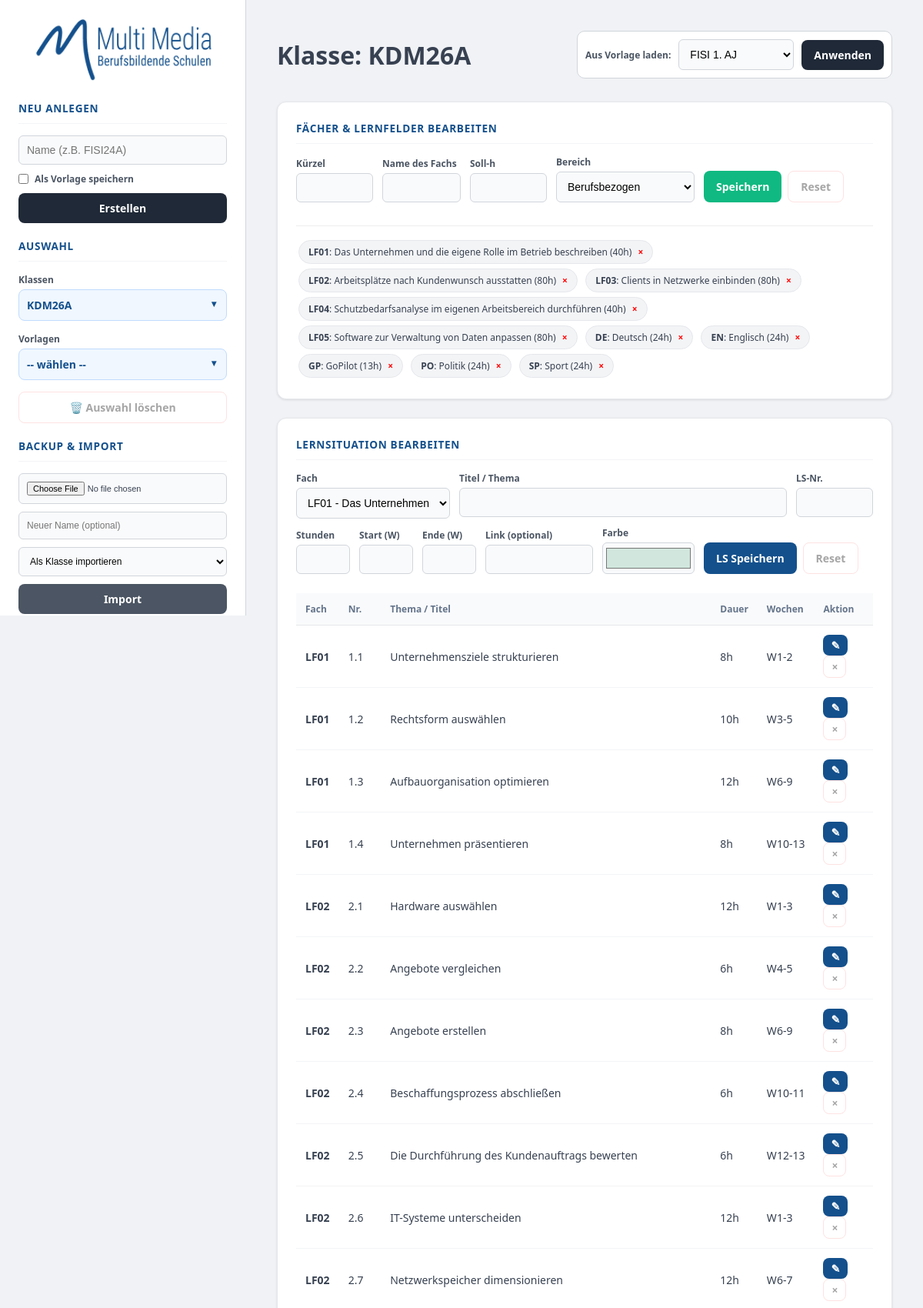
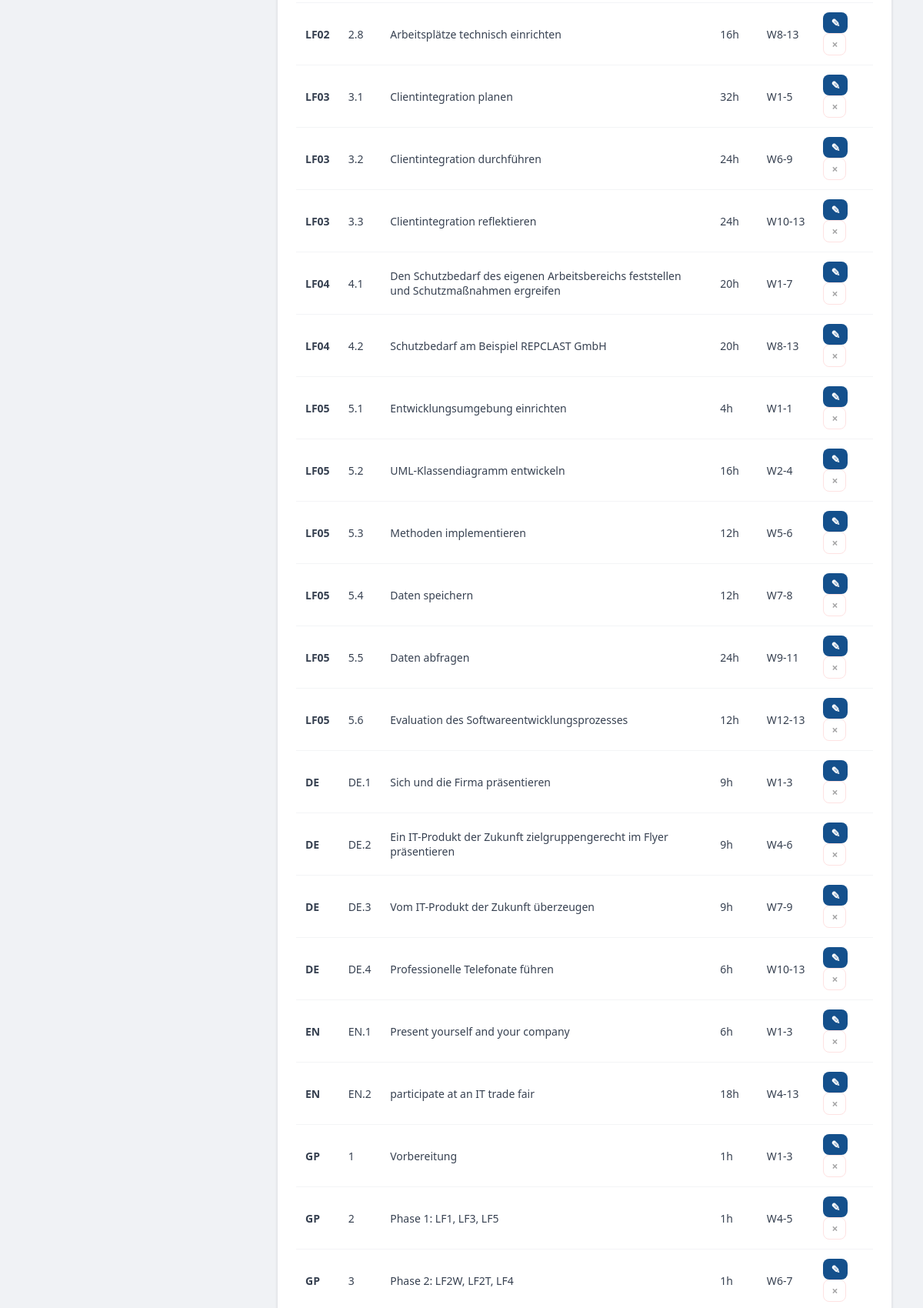
/didakt_admin.php?edit_id=KDM26A&type=classes (signed in, upper part), run on the app's committed database (2 pictures, top to bottom).
### tables this page shows
CREATE TABLE entities (
    id TEXT PRIMARY KEY, 
    name TEXT, 
    type TEXT -- 'classes' oder 'templates'
);

CREATE TABLE subjects (
    id INTEGER PRIMARY KEY AUTOINCREMENT,
    entity_id TEXT,
    sub_key TEXT,
    name TEXT,
    total_hours INTEGER,
    category TEXT,
    FOREIGN KEY(entity_id) REFERENCES entities(id) ON DELETE CASCADE
);

CREATE TABLE planning (
    id INTEGER PRIMARY KEY AUTOINCREMENT,
    subject_id INTEGER,
    ls_nr TEXT,
    title TEXT,
    hours INTEGER,
    start INTEGER,
    end INTEGER,
    color TEXT,
    url TEXT,
    FOREIGN KEY(subject_id) REFERENCES subjects(id) ON DELETE CASCADE
);

### didakt_admin.php (the view, shortened to what this page needs)
<?php
try {
    $db = new PDO('sqlite:didakt_data.db');
    $db->setAttribute(PDO::ATTR_ERRMODE, PDO::ERRMODE_EXCEPTION);
} catch (Exception $e) {
    die("Datenbankfehler. Bitte die Datei didakt_data.db sicherstellen.");
}
$activeId = $_GET['edit_id'] ?? null;
$activeType = $_GET['type'] ?? 'classes';
$dropdownTemplates = $db->query("SELECT * FROM entities WHERE type='templates' ORDER BY name")->fetchAll(PDO::FETCH_ASSOC);
$current = null;
$currentSubjects = [];
if ($activeId) {
    $stmt = $db->prepare("SELECT * FROM entities WHERE id = ?");
    $stmt->execute([$activeId]);
    $current = $stmt->fetch(PDO::FETCH_ASSOC);
    $stmt = $db->prepare("SELECT * FROM subjects WHERE entity_id = ?");
    $stmt->execute([$activeId]);
    $currentSubjects = $stmt->fetchAll(PDO::FETCH_ASSOC);
    usort($currentSubjects, function($a, $b) {
        $isLF_a = (stripos($a['sub_key'], 'LF') === 0);
        $isLF_b = (stripos($b['sub_key'], 'LF') === 0);
        if ($isLF_a && !$isLF_b) return -1;
        if (!$isLF_a && $isLF_b) return 1;
        if ($isLF_a && $isLF_b) {
            return (int)substr($a['sub_key'], 2) <=> (int)substr($b['sub_key'], 2);
        }
        return strcasecmp($a['sub_key'], $b['sub_key']);
    });
}
?>
<!DOCTYPE html>
<html lang="de">
<head>
</head>
<body>
<div class="sidebar">
    <img src="logo.png" style="max-width: 100%; margin-bottom: 25px;" onerror="this.style.display='none'">
    <h3>Neu anlegen</h3>
    <form method="POST" style="margin-bottom: 20px;">
        <input type="text" name="entity_name" placeholder="Name (z.B. FISI24A)" required>
        <label style="display:flex; align-items:center; gap:8px; margin-bottom:10px; cursor:pointer;">
            <input type="checkbox" name="is_template" style="width:auto; margin:0;"> Als Vorlage speichern
        </label>
        <button type="submit" name="add_entity" class="btn btn-primary">Erstellen</button>
    </form>
    <h3>Auswahl</h3>
    <div class="custom-select-container">
        <label>Klassen</label>
        <div class="select-trigger" onclick="toggleDropdown('classMenu')">
            <span><?= ($activeId && $activeType=='classes') ? htmlspecialchars($current['name']) : '-- wählen --' ?></span><small>▼</small>
        </div>
    </div>
    <div class="custom-select-container">
        <label>Vorlagen</label>
        <div class="select-trigger" onclick="toggleDropdown('tplMenu')">
            <span><?= ($activeId && $activeType=='templates') ? "📂 ".htmlspecialchars($current['name']) : '-- wählen --' ?></span><small>▼</small>
        </div>
    </div>
    <?php if($activeId): ?>
        <a href="?delete_entity=<?= $activeId ?>" class="btn btn-danger" style="margin-bottom:20px;" onclick="return confirm('Wirklich löschen?')">🗑️ Auswahl löschen</a>
    <?php endif; ?>
    <h3>Backup & Import</h3>
    <form method="POST" enctype="multipart/form-data" style="margin-bottom:15px;">
        <input type="file" name="backup_file" required style="font-size:11px;">
        <input type="text" name="new_name" placeholder="Neuer Name (optional)" style="font-size:12px;">
        <select name="upload_type" style="font-size:12px;">
            <option value="classes">Als Klasse importieren</option>
        </select>
        <button type="submit" name="upload_backup" class="btn btn-secondary">Import</button>
    </form>
</div>
<div class="main">
    <?php if($current): ?>
        <div style="display:flex; justify-content:space-between; align-items:center; margin-bottom:30px;">
            <h1 style="margin:0;"><?= ($activeType=='templates'?'Vorlage: ':'Klasse: ') . htmlspecialchars($current['name']) ?></h1>
            <?php if($activeType == 'classes'): ?>
            <form method="POST" style="display:flex; gap:10px; align-items:center; background:#fff; padding:10px; border-radius:10px; border:1px solid #d1d5db;">
                <label style="margin:0; white-space:nowrap">Aus Vorlage laden:</label>
                <select name="template_src_id" style="margin:0; width:150px;">
                    <?php foreach($dropdownTemplates as $t) echo "<option value='{$t['id']}'>{$t['name']}</option>"; ?>
                </select>
                <button type="submit" name="apply_template" class="btn btn-primary" style="width:auto;" onclick="return confirm('Fächer werden überschrieben!')">Anwenden</button>
            </form>
            <?php endif; ?>
        </div>
        <div class="card">
            <h3>Fächer & Lernfelder bearbeiten</h3>
            <form method="POST" id="sub_form">
                <div style="display:grid; grid-template-columns: 100px 1fr 100px 180px 220px; gap:12px; align-items:end;">
                    <div><label>Kürzel</label><input type="text" name="sub_key" id="sub_key" required></div>
                    <div><label>Name des Fachs</label><input type="text" name="sub_name" id="sub_name" required></div>
                    <div><label>Soll-h</label><input type="number" name="sub_hours" id="sub_hours" required></div>
                    <div><label>Bereich</label><select name="sub_cat" id="sub_cat"><option value="bezogen">Berufsbezogen</option><option value="uebergreifend">Übergreifend</option></select></div>
                    <div style="display:flex; gap:8px; margin-bottom:10px;">
                        <button type="submit" name="save_subject" class="btn btn-green">Speichern</button>
                        <button type="button" onclick="resetSub()" class="btn btn-danger" style="width:auto; display:inline-block;">Reset</button>
                    </div>
                </div>
            </form>
            <div style="margin-top:20px; border-top:1px solid #eee; padding-top:15px;">
                <?php foreach($currentSubjects as $s): ?>
                    <div class="badge">
                        <span onclick='editSub(<?= json_encode($s) ?>)' style="cursor:pointer"><strong><?= $s['sub_key'] ?></strong>: <?= $s['name'] ?> (<?= $s['total_hours'] ?>h)</span>
                        <a href="?del_subject=<?= $s['sub_key'] ?>&edit_id=<?= $activeId ?>&type=<?= $activeType ?>" style="color:red; font-weight:bold; text-decoration:none;">×</a>
                    </div>
                <?php endforeach; ?>
            </div>
        </div>
        <div class="card">
            <h3>Lernsituation bearbeiten</h3>
            <form method="POST" id="ls_form">
                <div style="display:grid; grid-template-columns: 200px 1fr 100px; gap:12px;">
                    <div><label>Fach</label><select name="subject" id="ls_sub"><?php foreach($currentSubjects as $s) echo "<option value='{$s['sub_key']}'>{$s['sub_key']} - {$s['name']}</option>"; ?></select></div>
                    <div><label>Titel / Thema</label><input type="text" name="title" id="ls_title" required></div>
                    <div><label>LS-Nr.</label><input type="text" name="ls_nr" id="ls_nr"></div>
                </div>
                <div style="display:grid; grid-template-columns: 1fr 1fr 1fr 2fr 120px 220px; gap:12px; align-items:end;">
                    <div><label>Stunden</label><input type="number" name="hours" id="ls_hours" required></div>
                    <div><label>Start (W)</label><input type="number" name="start" id="ls_start"></div>
                    <div><label>Ende (W)</label><input type="number" name="end" id="ls_end"></div>
                    <div><label>Link (optional)</label><input type="url" name="url" id="ls_url"></div>
                    <div><label>Farbe</label><input type="color" name="color" id="ls_color" value="#d1e7dd" style="padding:2px; height:41px;"></div>
                    <div style="display:flex; gap:8px; margin-bottom:10px;">
                        <button type="submit" name="save_ls" class="btn btn-blue" style="width:auto;">LS Speichern</button>
                        <button type="button" onclick="resetLS()" class="btn btn-danger" style="width:auto;">Reset</button>
                    </div>
                </div>
            </form>
            <table class="ls-table">
                <thead><tr><th>Fach</th><th>Nr.</th><th>Thema / Titel</th><th>Dauer</th><th>Wochen</th><th>Aktion</th></tr></thead>
                <tbody>
                <?php foreach($currentSubjects as $s):
                    $lsStmt = $db->prepare("SELECT * FROM planning WHERE subject_id = ? ORDER BY CAST(ls_nr AS UNSIGNED), ls_nr");
                    $lsStmt->execute([$s['id']]);
                    while($ls = $lsStmt->fetch(PDO::FETCH_ASSOC)): ?>
                    <tr>
                        <td><strong><?= $s['sub_key'] ?></strong></td>
                        <td><?= $ls['ls_nr'] ?></td>
                        <td><?= $ls['title'] ?></td>
                        <td><?= $ls['hours'] ?>h</td>
                        <td>W<?= $ls['start'] ?>-<?= $ls['end'] ?></td>
                        <td>
                            <button class="btn btn-blue" style="padding:4px 10px; width:auto; display:inline-block;" onclick='editLS(<?= json_encode($ls) ?>, "<?= $s['sub_key'] ?>")'>✎</button>
                            <a href="?del_ls_sql_id=<?= $ls['id'] ?>&edit_id=<?= $activeId ?>&type=<?= $activeType ?>" class="btn btn-danger" style="padding:4px 10px; width:auto; display:inline-block;">×</a>
                        </td>
                    </tr>
                <?php endwhile; endforeach; ?>
                </tbody>
            </table>
        </div>
    <?php endif; ?>
</div>
</body>
</html>

### didakt_admin.php (style rules this page uses)
:root { --primary-blue: #14508c; --sidebar-bg: #ffffff; --main-bg: #f0f2f5; }
body { font-family: 'Segoe UI', system-ui, sans-serif; background: var(--main-bg); display: flex; margin: 0; min-height: 100vh; color: #374151; }
.sidebar { width: 320px; background: var(--sidebar-bg); border-right: 1px solid #d1d5db; padding: 24px; position: fixed; height: 100vh; overflow-y: auto; box-sizing: border-box; display: flex; flex-direction: column; }
.main { margin-left: 320px; flex: 1; padding: 40px; }
.card { background: white; padding: 24px; border-radius: 12px; box-shadow: 0 1px 3px rgba(0,0,0,0.1); margin-bottom: 24px; border: 1px solid #e5e7eb; }
h3 { margin: 0 0 15px 0; font-size: 0.85rem; color: var(--primary-blue); text-transform: uppercase; letter-spacing: 0.05em; border-bottom: 1px solid #f3f4f6; padding-bottom: 10px; font-weight: 700; }
label { display: block; font-size: 12px; font-weight: 600; color: #4b5563; margin-bottom: 4px; }
input, select { width: 100%; padding: 10px; border: 1px solid #d1d5db; border-radius: 6px; font-size: 14px; box-sizing: border-box; background: #f9fafb; margin-bottom: 10px; }
.btn { display: block; width: 100%; padding: 10px 16px; border-radius: 8px; cursor: pointer; border: none; font-family: inherit; font-size: 14px; font-weight: 600; text-align: center; text-decoration: none; transition: all 0.2s; box-sizing: border-box; flex-shrink: 0; }
.btn-primary { background: #1f2937; color: white; }
.btn-blue { background: var(--primary-blue); color: white; }
.btn-green { background: #10b981; color: white; width: auto; display: inline-block; }
.btn-danger { background: #fff; color: #a6a6a7; border: 1px solid #fee2e2; }
.btn-secondary { background: #4b5563; color: white; }
.custom-select-container { position: relative; margin-bottom: 15px; }
.select-trigger { padding: 10px; background: #f0f7ff; border: 1px solid #bfdbfe; border-radius: 8px; cursor: pointer; display: flex; justify-content: space-between; font-size: 14px; color: var(--primary-blue); font-weight: 600; }
.badge { background:#f3f4f6; border:1px solid #e5e7eb; padding:6px 12px; border-radius:20px; font-size:12px; display:inline-flex; align-items:center; gap:8px; margin: 3px; }
.ls-table { width: 100%; border-collapse: collapse; margin-top: 15px; }
.ls-table th { text-align: left; padding: 12px; background: #f9fafb; font-size: 12px; border-bottom: 1px solid #e5e7eb; color: #64748b; }
.ls-table td { padding: 12px; border-bottom: 1px solid #f3f4f6; font-size: 14px; }

### data on the page
entities: name "KDM26A"
subjects: sub_key "LF01", name "Das Unternehmen und die eigene Rolle im Betrieb beschreiben", total_hours "40"
subjects: sub_key "LF02", name "Arbeitsplätze nach Kundenwunsch ausstatten", total_hours "80"
subjects: sub_key "LF03", name "Clients in Netzwerke einbinden", total_hours "80"
subjects: sub_key "LF04", name "Schutzbedarfsanalyse im eigenen Arbeitsbereich durchführen", total_hours "40"
subjects: sub_key "LF05", name "Software zur Verwaltung von Daten anpassen", total_hours "80"
subjects: sub_key "DE", name "Deutsch", total_hours "24"
subjects: sub_key "EN", name "Englisch", total_hours "24"
subjects: sub_key "GP", name "GoPilot", total_hours "13"
subjects: sub_key "PO", name "Politik", total_hours "24"
subjects: sub_key "SP", name "Sport", total_hours "24"
planning: subject.sub_key "LF01", ls_nr "1.1", title "Unternehmensziele strukturieren", hours "8", start "1", end "2"
planning: subject.sub_key "LF01", ls_nr "1.2", title "Rechtsform auswählen", hours "10", start "3", end "5"
planning: subject.sub_key "LF01", ls_nr "1.3", title "Aufbauorganisation optimieren", hours "12", start "6", end "9"
planning: subject.sub_key "LF01", ls_nr "1.4", title "Unternehmen präsentieren", hours "8", start "10", end "13"
planning: subject.sub_key "LF02", ls_nr "2.1", title "Hardware auswählen", hours "12", start "1", end "3"
planning: subject.sub_key "LF02", ls_nr "2.2", title "Angebote vergleichen", hours "6", start "4", end "5"
planning: subject.sub_key "LF02", ls_nr "2.3", title "Angebote erstellen", hours "8", start "6", end "9"
planning: subject.sub_key "LF02", ls_nr "2.4", title "Beschaffungsprozess abschließen", hours "6", start "10", end "11"
planning: subject.sub_key "LF02", ls_nr "2.5", title "Die Durchführung des Kundenauftrags bewerten", hours "6", start "12", end "13"
planning: subject.sub_key "LF02", ls_nr "2.6", title "IT-Systeme unterscheiden", hours "12", start "1", end "3"
planning: subject.sub_key "LF02", ls_nr "2.7", title "Netzwerkspeicher dimensionieren", hours "12", start "6", end "7"
planning: subject.sub_key "LF02", ls_nr "2.8", title "Arbeitsplätze technisch einrichten", hours "16", start "8", end "13"
planning: subject.sub_key "LF03", ls_nr "3.1", title "Clientintegration planen", hours "32", start "1", end "5"
planning: subject.sub_key "LF03", ls_nr "3.2", title "Clientintegration durchführen", hours "24", start "6", end "9"
planning: subject.sub_key "LF03", ls_nr "3.3", title "Clientintegration reflektieren", hours "24", start "10", end "13"
planning: subject.sub_key "LF04", ls_nr "4.1", title "Den Schutzbedarf des eigenen Arbeitsbereichs feststellen und Schutzmaßnahmen ergreifen", hours "20", start "1", end "7"
planning: subject.sub_key "LF04", ls_nr "4.2", title "Schutzbedarf am Beispiel REPCLAST GmbH", hours "20", start "8", end "13"
planning: subject.sub_key "LF05", ls_nr "5.1", title "Entwicklungsumgebung einrichten", hours "4", start "1", end "1"
planning: subject.sub_key "LF05", ls_nr "5.2", title "UML-Klassendiagramm entwickeln", hours "16", start "2", end "4"
planning: subject.sub_key "LF05", ls_nr "5.3", title "Methoden implementieren", hours "12", start "5", end "6"
planning: subject.sub_key "LF05", ls_nr "5.4", title "Daten speichern", hours "12", start "7", end "8"
planning: subject.sub_key "LF05", ls_nr "5.5", title "Daten abfragen", hours "24", start "9", end "11"
planning: subject.sub_key "LF05", ls_nr "5.6", title "Evaluation des Softwareentwicklungsprozesses", hours "12", start "12", end "13"
planning: subject.sub_key "DE", ls_nr "DE.1", title "Sich und die Firma präsentieren", hours "9", start "1", end "3"
planning: subject.sub_key "DE", ls_nr "DE.2", title "Ein IT-Produkt der Zukunft zielgruppengerecht im Flyer präsentieren", hours "9", start "4", end "6"
planning: subject.sub_key "DE", ls_nr "DE.3", title "Vom IT-Produkt der Zukunft überzeugen", hours "9", start "7", end "9"
planning: subject.sub_key "DE", ls_nr "DE.4", title "Professionelle Telefonate führen", hours "6", start "10", end "13"
planning: subject.sub_key "EN", ls_nr "EN.1", title "Present yourself and your company", hours "6", start "1", end "3"
planning: subject.sub_key "EN", ls_nr "EN.2", title "participate at an IT trade fair", hours "18", start "4", end "13"
planning: subject.sub_key "GP", ls_nr "1", title "Vorbereitung", hours "1", start "1", end "3"
planning: subject.sub_key "GP", ls_nr "2", title "Phase 1: LF1, LF3, LF5", hours "1", start "4", end "5"
planning: subject.sub_key "GP", ls_nr "3", title "Phase 2: LF2W, LF2T, LF4", hours "1", start "6", end "7"

### other printed values
form field template_src_id "FISI 1. AJ"
form field subject "LF01 - Das Unternehmen und die eigene Rolle im Betrieb beschreiben"
